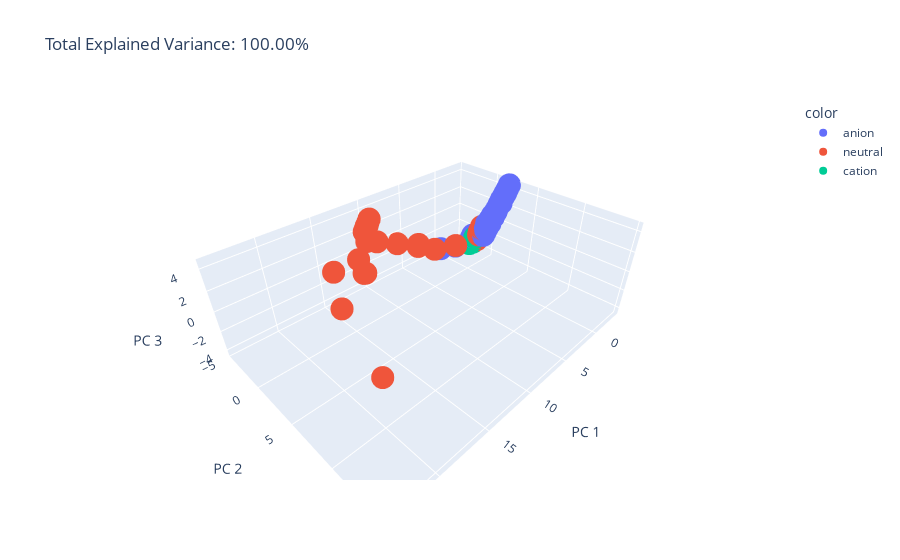

Notebook source saved alongside this figure:
### Code cell
total_var = pca.explained_variance_ratio_.sum() * 100
fig = px.scatter_3d(
    components, x=0, y=1, z=2, color=df['Charge_class'],
    title=f'Total Explained Variance: {total_var:.2f}%',
    labels={'0': 'PC 1', '1': 'PC 2', '2': 'PC 3'}
)
fig.show()
